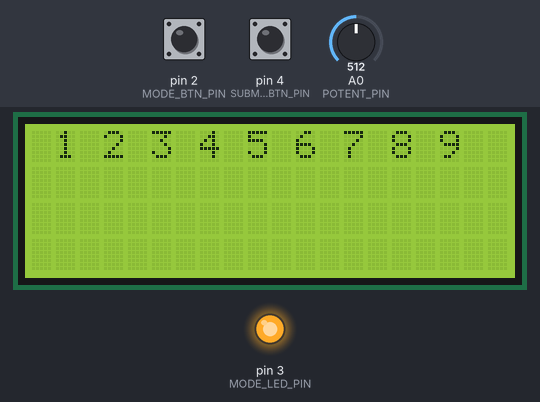
The sketch below on a simulated Arduino Uno, built with avr-gcc and run on an emulated ATmega328P. Parts: 20×4 character LCD, output pins drawn as LEDs (lit = HIGH). The inputs (shaded band) are chosen by the test bench; at power-on: pin 4 (SUBMIT_BTN_PIN) LOW, pin 2 (MODE_BTN_PIN) LOW, A0 (POTENT_PIN) = 512. At 9.3 s the program stops and its outputs stay as they are.

Above: at 1.2 s.
1.3 s: pin 4 (SUBMIT_BTN_PIN) pulled HIGH for 0.15 s
At 3.59 s:
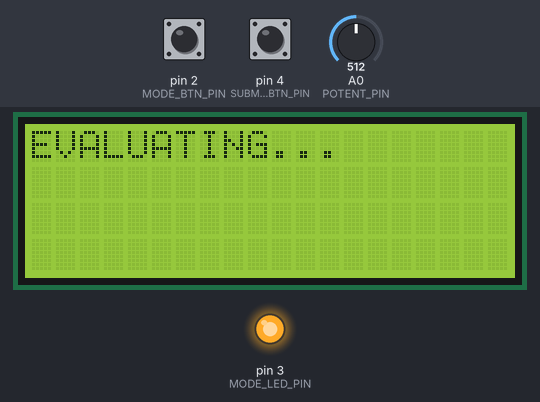
At 10.1 s:
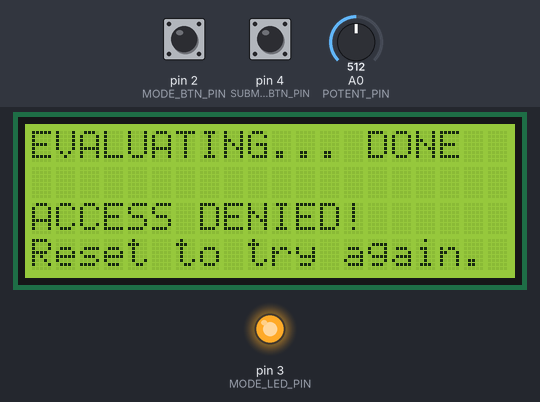
Timing chart, 0 to 10.8 s (numbered marks = the images above; inputs shaded):
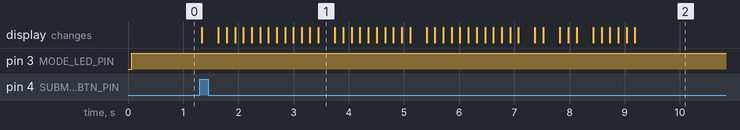

Measured:
- after the input at 1.3 s, the display: first changes at once (image 1 shows a later state)

The sketch:

main.ino
```cpp
#include <LCD_I2C.h>
#include <stdio.h>

#define VOLTAGE        5.0
#define SUBMIT_BTN_PIN 4
#define POTENT_PIN     A0
#define MODE_LED_PIN   3
#define MODE_BTN_PIN   2
#define BTN_DELAY      300
#define BLINK_DELAY    300

LCD_I2C lcd(0x27, 20, 4);

int digits[9] = {1, 2, 3, 4, 5, 6, 7, 8, 9};
int correctDigits[9] = {2, 4, 3, 4, 5, 6, 7, 8, 9}; // can be whatever you want

int selection = 0;
int digit = 0;
bool evaluate = false;
char selectionArrowChars[3] = {'*', '|', '|'};

// true - digit editing mode
// false - digit selection mode
bool mode = false;

// boolean to blink mode LED when mode=true
bool blink = false;
unsigned long lastBlinkTime = 0;

void setup() {
  Serial.begin(9600);
  pinMode(SUBMIT_BTN_PIN, INPUT);
  pinMode(MODE_LED_PIN, OUTPUT);
  pinMode(MODE_BTN_PIN, INPUT);

  // setup LCD
  lcd.begin();
  lcd.backlight();
  lcd.clear();
}

void updateLCD() {
  lcd.setCursor(0, 0);
  lcd.print(" ");
  for (int i = 0; i < 9; i++) {
    lcd.print(digits[i]);
    lcd.print(" ");
  }

  for (int j = 0; j < 3; j++) {
    lcd.setCursor(0, j+1);
    lcd.print(" ");
    for (int i = 1; i <= 9; i++) {
      if (i == selection) {
        lcd.print(selectionArrowChars[j]);
      } else {
        lcd.print(" ");
      }
      lcd.print(" ");
    }
  }
}

float getThreshold(int i) {
  return VOLTAGE * (i / 9.0);
}

void blinkModeLED() {
  if (mode) {
    // Non blocking LED blinking code
    if ((millis() - lastBlinkTime) > BLINK_DELAY) {
      lastBlinkTime = millis();
      if (blink) {
        digitalWrite(MODE_LED_PIN, HIGH);
      } else {
        digitalWrite(MODE_LED_PIN, LOW);
      }
      blink = !blink;
    }
  } else {
    digitalWrite(MODE_LED_PIN, HIGH);
  }
}

void toggleMode() {
  if (digitalRead(MODE_BTN_PIN)) {
    mode = !mode;
    delay(BTN_DELAY);
  }
}

void print_msg(char *msg) {
  for (int i = 0; i < strlen(msg); i++) {
    lcd.print(msg[i]);
    delay(BTN_DELAY / 2);
  }
}

void evaluate_password() {
  print_msg("EVALUATING... DONE");

  bool equivalent = true;
  for (int i = 0; i < 9; i++) {
    if (digits[i] != correctDigits[i]) {
      equivalent = false;
    }
  }

  lcd.setCursor(0, 2);
  if (!equivalent) {
    print_msg("ACCESS DENIED!");
  } else {
    print_msg("ACCESS GRANTED!");
  }
  lcd.setCursor(0, 3);
  print_msg("Reset to try again.");

  // blocking loop - hit reset on arduino to restart program
  while (true) { }
}

void loop() {
  float voltage = analogRead(POTENT_PIN) * (5.0 / 1023.0);

  for (int i = 1; i <= 9; i++) {
    // Implement "dead" zones so that arduino doesn't get confused with selecting digits if values are on borderline
    if (voltage <= getThreshold(i) + 0.2 && voltage >= getThreshold(i) - 0.2) {
      if (!mode) {
        selection = i;
      } else {
        digits[selection-1] = i;
      }
    }
  }

  if (!evaluate) {
    toggleMode();
    blinkModeLED();
    updateLCD();
  } else {
    evaluate_password();
  }

  if (digitalRead(SUBMIT_BTN_PIN) == HIGH) {
    if (!evaluate) {
      lcd.clear();
      lcd.setCursor(0, 0);
    }
    evaluate = true;
    delay(BTN_DELAY);
  }
}
```
